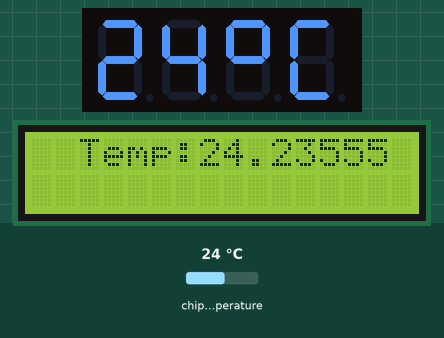
This program was run on a simulated Raspberry Pi Pico running MicroPython. On the bench: 4-digit seven-segment display, 16×2 character LCD. The test bench sets the inputs (shaded band); at power-on: chip temperature 24 °C. Library files of the repository ran but are not shown: tm1637.py, grove_lcd_i2c.py; what the program prints to the serial console is not drawn.

Above: at 1.2 s.
1.3 s: chip temperature set to 1 °C
At 3.1 s:
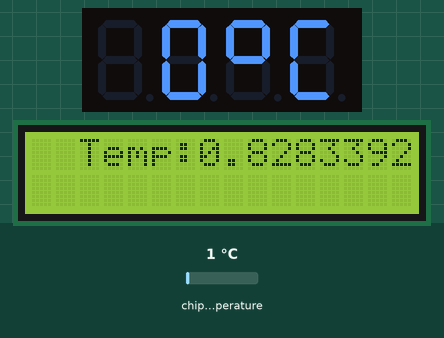
3.6 s: chip temperature set to 11 °C
At 4.6 s:
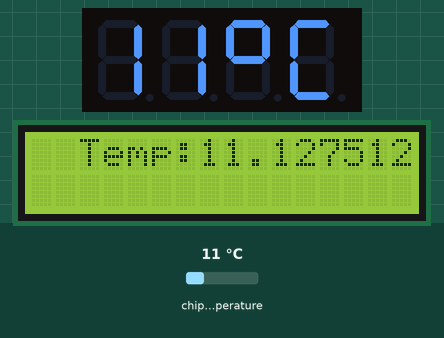
5.6 s: chip temperature set to 22 °C
At 7.1 s:
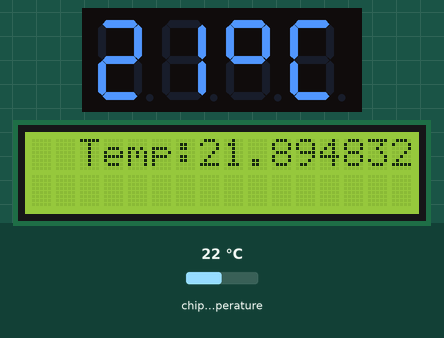
Timing chart, 0 to 8.6 s (numbered marks = the images above; inputs shaded):
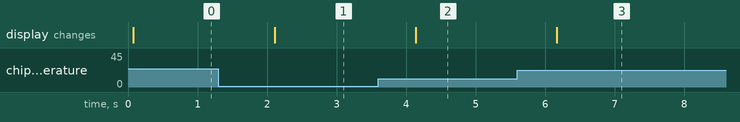

The program:

temperature_lcd.py
```python
from machine import *
import utime
import tm1637
from grove_lcd_i2c import Grove_LCD_I2C

mydisplay = tm1637.TM1637(clk=Pin(18), dio=Pin(19))

LCD_SDA = Pin(2)
LCD_SCL = Pin(3)
LCD_ADDR = 62 # 0x3E or 62
i2c = I2C(1, sda=LCD_SDA, scl=LCD_SCL)
#print(i2c.scan())
lcd = Grove_LCD_I2C(i2c, LCD_ADDR)


sensor_temp = machine.ADC(4)
conversion_factor = 3.3 / (65535)
while True:
    reading = sensor_temp.read_u16() * conversion_factor
    temperature = 27 - (reading - 0.706)/0.001721
    mydisplay.temperature(int(temperature))
    #lcd.home()
    lcd.cursor_position(2,0)
    lcd.write("Temp:"+ str(temperature))
    print(temperature)
    utime.sleep(1)
```

Measured:
- after the input at 1.3 s, the display: changes after 0.81 s (image 1)
- after the input at 3.6 s, the display: changes after 0.54 s (image 2)
- after the input at 5.6 s, the display: changes after 0.57 s (image 3)
